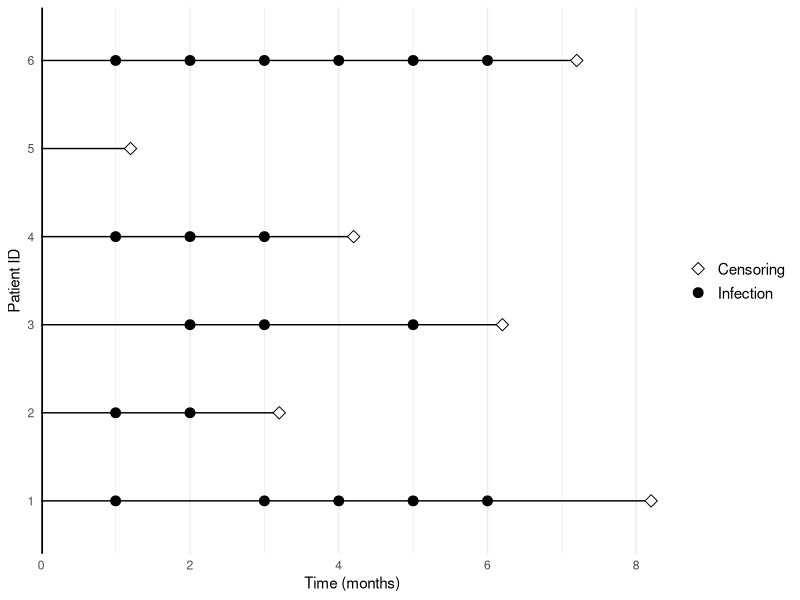
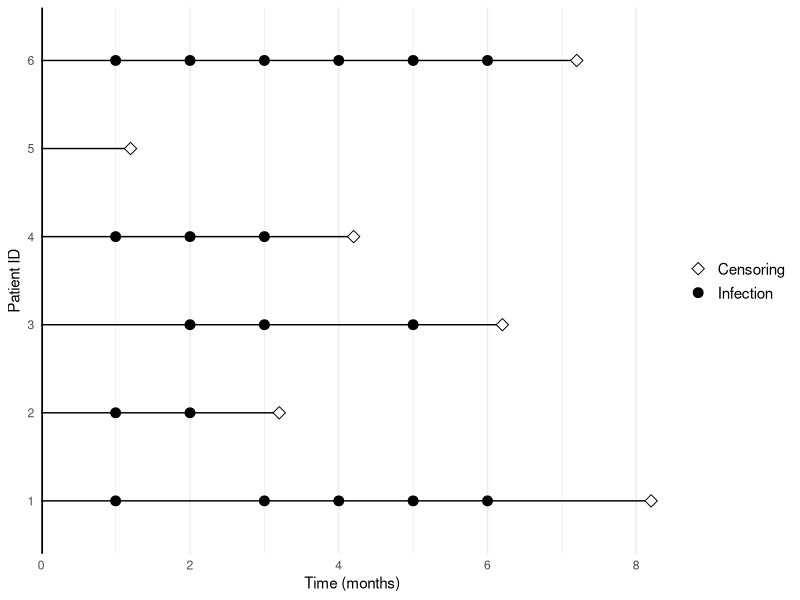
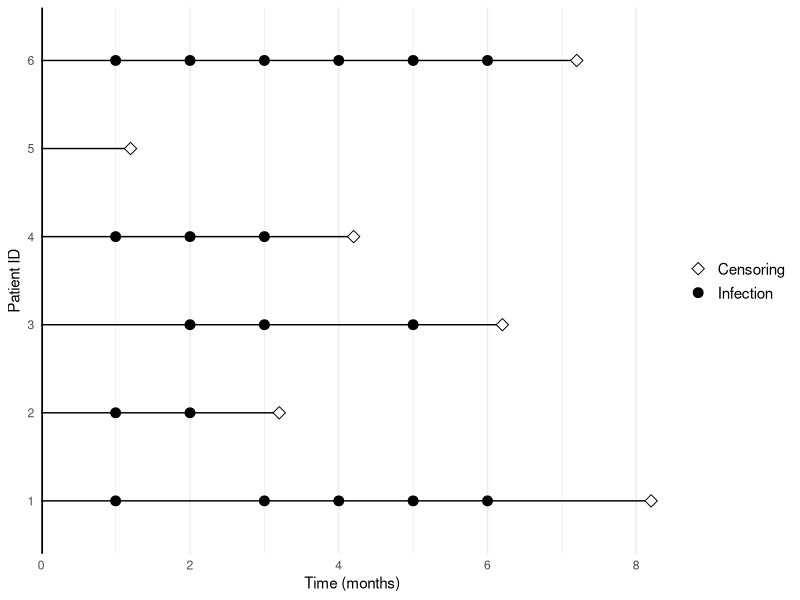

R code for these plots, in order:
## ---- chunk 1
#| label: fig-followup
#| fig-cap: Follow-up of six patients for repeated infections.
#| fig-width: 8
#| fig-height: 3

library(tidyverse)

pat1 <- tibble(
 id = 1,
 time = c(0, 1, 3, 4, 5, 6, 8.2),
 status = c(NA, rep(1, 5), 0)
)
pat2 <- tibble(
 id = 2,
 time = c(0, 1, 2, 3.2),
 status = c(NA, rep(1, 2), 0)
)
pat3 <- tibble(
 id = 3,
 time = c(0, 2, 3, 5, 6.2),
 status = c(NA, rep(1, 3), 0)
)
pat4 <- tibble(
 id = 4,
 time = c(0, 1, 2, 3, 4.2),
 status = c(NA, rep(1, 3), 0)
)
pat5 <- tibble(
 id = 5,
 time = c(0, 1.2),
 status = c(NA, 0)
)
pat6 <- tibble(
 id = 6,
 time = c(0, 1, 2, 3, 4, 5, 6, 7.2),
 status = c(NA, rep(1, 6), 0)
)


df <- bind_rows(pat1, pat2, pat3, pat4, pat5, pat6)

df |> 
  ggplot(aes(x = time, y = factor(id))) +
  geom_line(aes(group = id)) +
  geom_point(aes(shape = factor(status)), size = 3, fill = "white") +
  geom_vline(xintercept = 0, linewidth = 1.2) +
  scale_shape_manual(limits = c("0", "1"),  values = c(23, 19), 
                      labels = c("Censoring", "Infection"))  +
  scale_x_continuous(expand = expansion(c(0, 0.02))) +
  labs(
    x = "Time (months)",
    y = "Patient ID",
    shape = NULL
  ) +
  theme_minimal() +
  theme(
    panel.grid.major.y = element_blank(),
    legend.text = element_text(size = 11)
  )
 
ggsave("images/rec_fu_prob.png", width = 8, height = 3)
ggsave("images/rec_fu_prob.eps", width = 8, height = 3)

## ---- chunk 2
#| label: tbl-NA-estimates
#| tbl-cap: Nelsen--Aalen-type estimates of the cumulative average number of infections.


library(knitr)
tbl <- tibble(
  month = 1:6,
  d_j = c(4, 4, 4, 2, 3, 2),
  n_j = c(6, 5, 5, 4, 3, 3),
  `d_j/n_j` = round(d_j / n_j, 2),
  cum_avg = round(cumsum(`d_j/n_j`), 2)
)

kable(tbl, align = "c")

